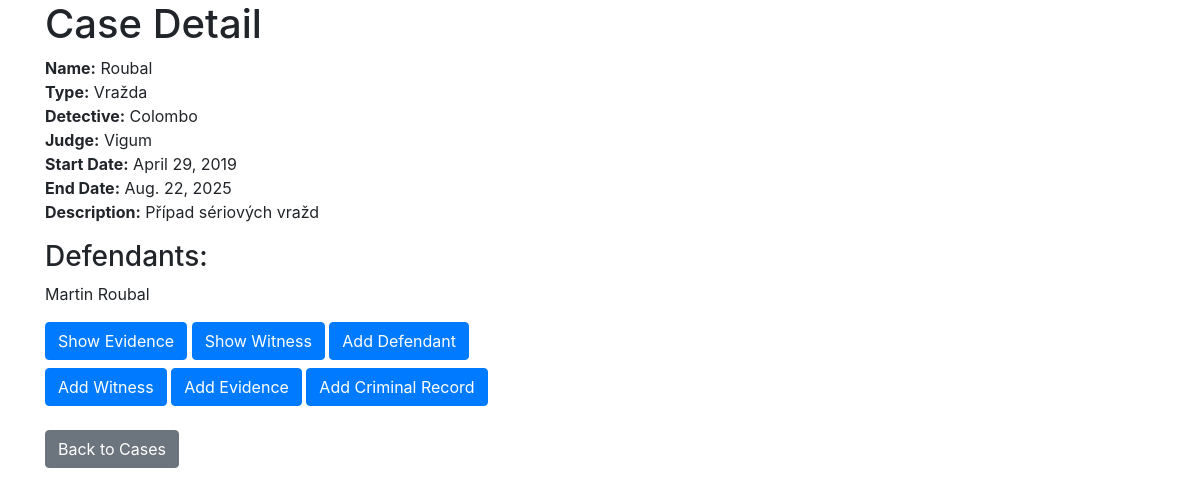
The page /case/5/ on the database as committed earlier.
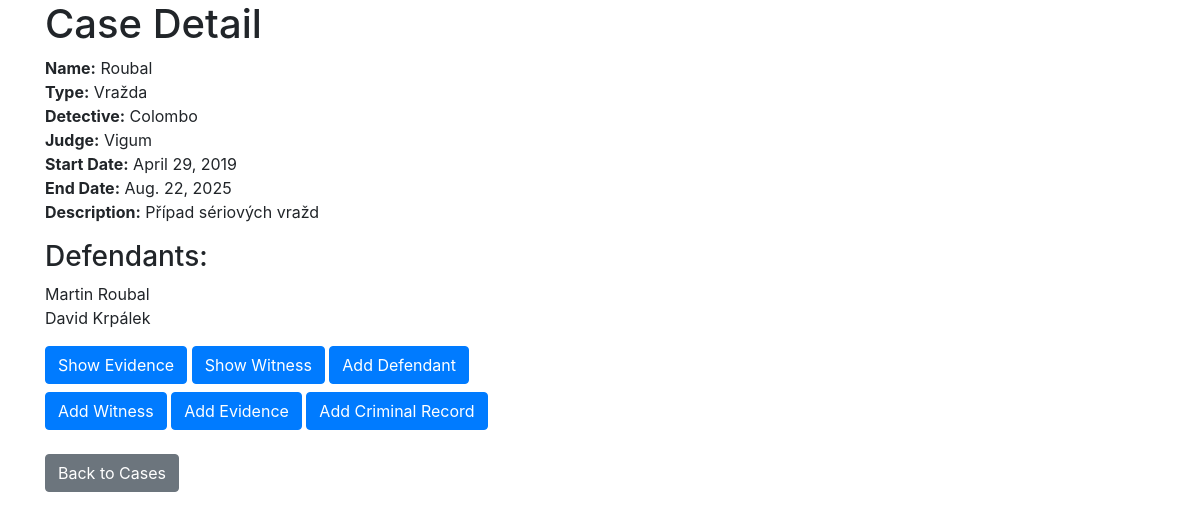
The same page on the database as committed later.
### SKJproject/models.py (models this page shows, shortened)
class Defendant(models.Model):
    person = models.ForeignKey('Person', null=True, on_delete=models.SET_NULL)
    case = models.ForeignKey('Case', null=True, on_delete=models.SET_NULL)

class Person(models.Model):
    fname = models.CharField(max_length=30)
    lname = models.CharField(max_length=30)
    birthdate = models.DateField('birthdate')
    sex = models.CharField(max_length=1)
    address = models.CharField(max_length=300)

### SKJproject/views.py (the view)
# urls.py: path('case/<int:case_id>/', views.showCase, name='show_case'),
def showCase(request, case_id):
    case = get_object_or_404(Case, pk=case_id)
    witnesses = Witnes.objects.filter(case_id=case_id)
    witness_form = WitnessForm()
    return render(request, 'SKJproject/show_case.html', {'case': case, 'witnesses': witnesses, 'witness_form': witness_form})

### templates/SKJproject/show_case.html (shortened to what this page needs)
<!DOCTYPE html>
<html lang="en">
<head>
    <link rel="stylesheet" href="https://stackpath.bootstrapcdn.com/bootstrap/4.5.2/css/bootstrap.min.css">
</head>
<body>
<div class="container">
    <h1>Case Detail</h1>
    <ul class="list-unstyled">
        <li><strong>Name:</strong> {{ case.name }}</li>
        <li><strong>Type:</strong> {{ case.case_type }}</li>
        <li><strong>Detective:</strong> {{ case.detective }}</li>
        <li><strong>Judge:</strong> {{ case.judge }}</li>
        <li><strong>Start Date:</strong> {{ case.start_date }}</li>
        <li><strong>End Date:</strong> {{ case.end_date }}</li>
        <li><strong>Description:</strong> {{ case.description }}</li>
    </ul>
    <h3>Defendants:</h3>
    <ul class="list-unstyled">
      {% for defendant in case.defendant_set.all %}
        <li>{{ defendant.person.fname }} {{ defendant.person.lname }}</li>
      {% endfor %}
    </ul>
</div>
<div class="container">
    <div class="row">
        <div class="col-md-6">
            <a href="{% url 'show_evidence' case_id=case.id %}" class="btn btn-primary mb-2">Show Evidence</a>
            <a href="{% url 'show_witness' case_id=case.id %}" class="btn btn-primary mb-2">Show Witness</a>
            <a href="{% url 'add_defendant' case_id=case.id %}" class="btn btn-primary mb-2">Add Defendant</a>
            <a href="{% url 'add_witness' case_id=case.id %}" class="btn btn-primary mb-2">Add Witness</a>
            <a href="{% url 'add_evidence' case_id=case.id %}" class="btn btn-primary mb-2">Add Evidence</a>
            <a href="{% url 'add_criminal_record' case_id=case.id %}" class="btn btn-primary mb-2">Add Criminal Record</a>
        </div>
    </div>
</div>
<div class="container">
    <div class="row">
        <div class="col-md-6">
            <div class="footer mt-3">
                <a href="{% url 'cases' %}" class="btn btn-secondary">Back to Cases</a>
            </div>
        </div>
    </div>
</div>
</body>
</html>

Rows that differ between the two databases and show on the page:
added Defendant: person.fname "David", person.lname "Krpálek"
